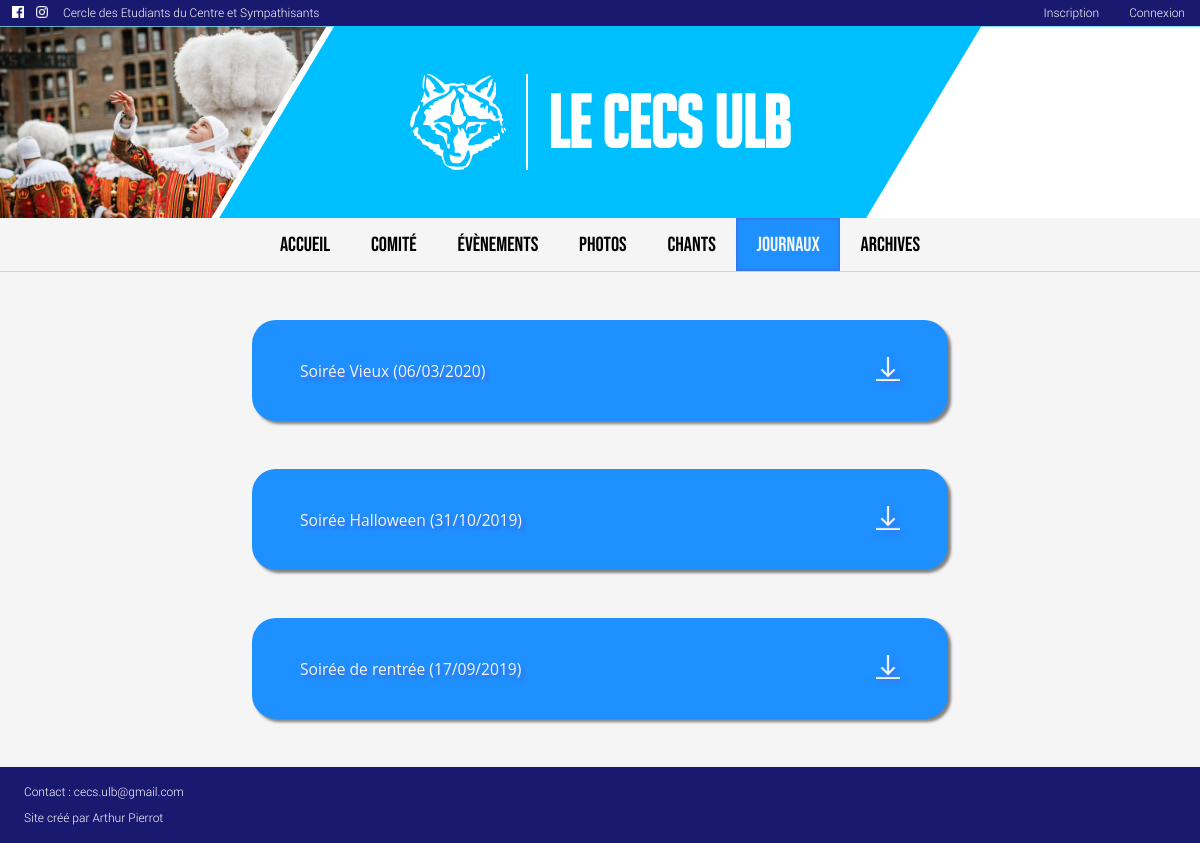
Page /journals/ on the earlier database version.
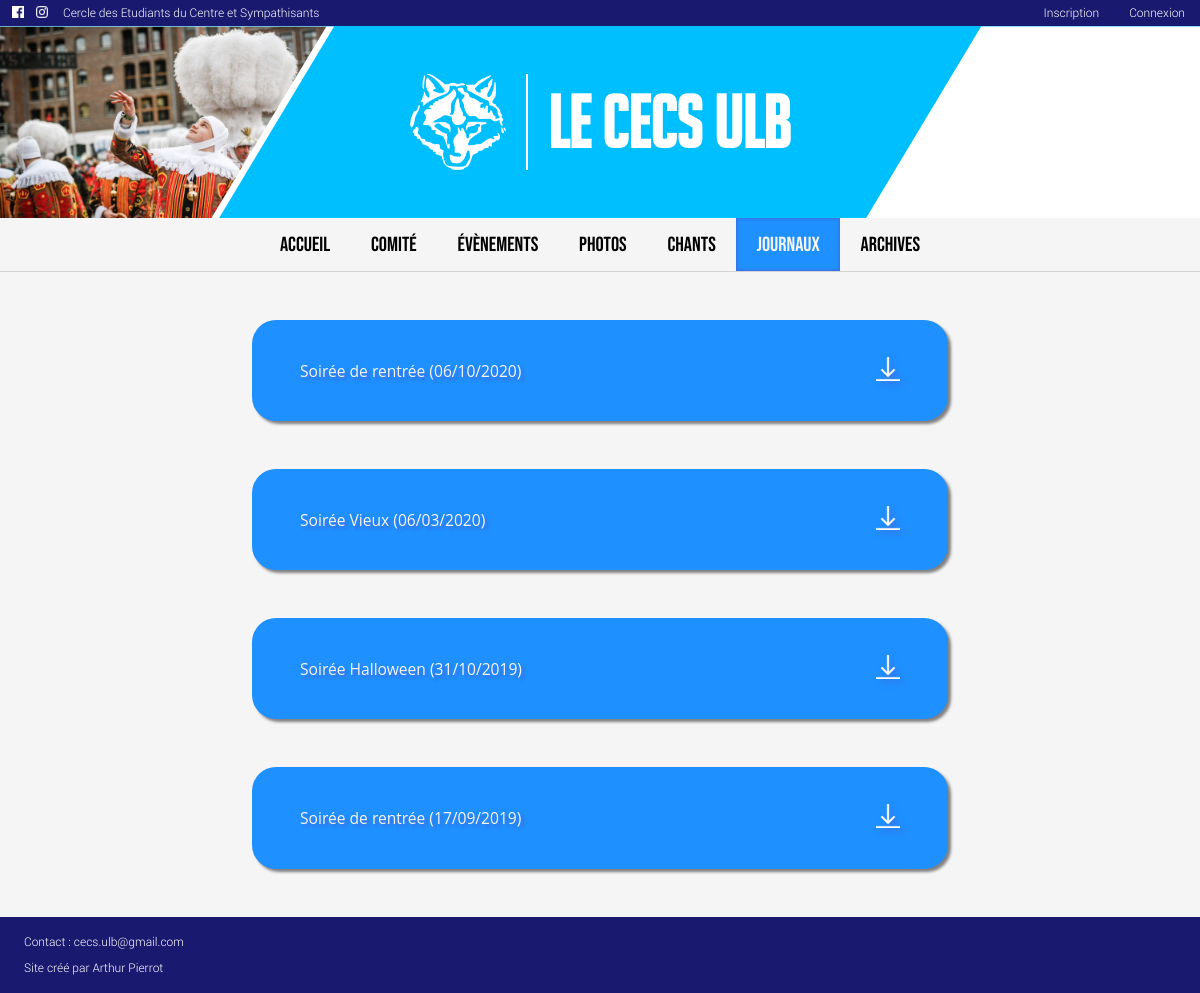
Same page on the later database version.
### main/models.py (models this page shows, shortened)
class Journal(models.Model):
	name = models.CharField(max_length=30)
	pub_date = models.DateField(blank=True)
	file = models.FileField(upload_to='journals')

### main/views.py (the view)
# urls.py: path('journals/', views.JournalView.as_view(), name='journals'),
class JournalView(generic.ListView):
	template_name = 'main/journal.html'
	context_object_name = 'journals'
	def get_queryset(self):
		return Journal.objects.filter(pub_date__lte=timezone.now()).order_by('-pub_date')

### main/templates/main/journal.html (shortened to what this page needs)
{% extends "main/base.html" %}
{% load static %}
{% block navbar %}
    <ul>
        <li><a href="{% url 'main:index' %}">ACCUEIL</a></li>
        <li><a href="{% url 'main:comite' %}">COMITÉ</a></li>
        <li><a href="{% url 'main:events' %}">ÉVÈNEMENTS</a></li>
        <li><a href="{% url 'main:photo' %}">PHOTOS</a></li>
        <li><a href="{% url 'main:chants' %}">CHANTS</a></li>
        <li><a href="{% url 'main:journals' %}" class="active">JOURNAUX</a></li>
        <li><a href="{% url 'main:archives' %}">ARCHIVES</a></li>
    </ul>
{% endblock %}
{% block content %}
    {% if journals %}
        {% for journal in journals %}
            <div class="journal">
                <p>{{ journal.name }} ({{ journal.pub_date|date:'d/m/Y' }})</p>
                <a href="{{ journal.file.url }}" download><img src="{% static "images/download-white.png" %}" alt=""></a>
            </div>
        {% endfor %}
    {% endif %}
{% endblock %}

Differences in the rows shown:
added Journal: name "Soirée de rentrée", pub_date "06/10/2020"
